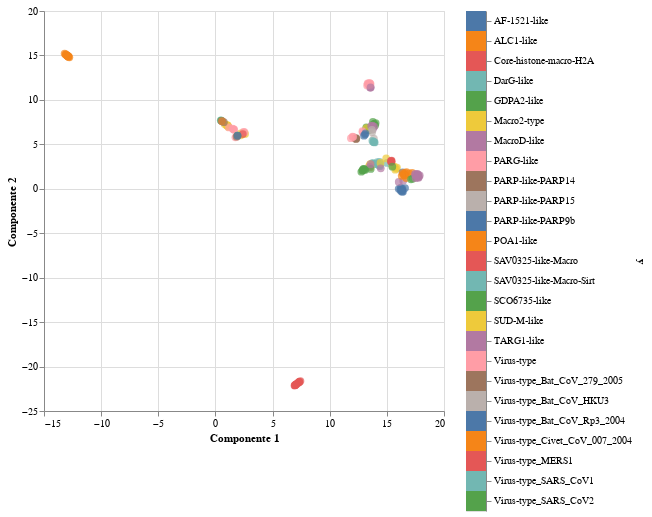

Source (notebook cell):
### Code cell
plot_multidimensional(embs, df["Tipo de Macro"], method="umap")

### Figure 1 — Vega-Lite specification as saved in the notebook (floating-point values rounded to 4 significant figures; data arrays with more than 128 entries replaced by an {"elided": "..."} marker saying what was removed)
{"config": {"view": {"continuousWidth": 400, "continuousHeight": 300}}, "hconcat": [{"mark": {"type": "circle", "size": 60}, "encoding": {"color": {"condition": {"type": "nominal", "field": "y", "legend": null, "selection": "selector005"}, "value": "lightgray"}, "tooltip": {"type": "nominal", "field": "y"}, "x": {"type": "quantitative", "field": "Componente 1"}, "y": {"type": "quantitative", "field": "Componente 2"}}, "height": 400, "selection": {"selector005": {"type": "multi", "fields": ["y"]}, "selector006": {"type": "interval", "bind": "scales", "encodings": ["x", "y"]}}, "width": 400}, {"mark": "rect", "encoding": {"color": {"condition": {"type": "nominal", "field": "y", "legend": null, "selection": "selector005"}, "value": "lightgray"}, "y": {"type": "nominal", "axis": {"orient": "right"}, "field": "y"}}, "selection": {"selector005": {"type": "multi", "fields": ["y"]}}}], "data": {"name": "data-4638300f25c1727a9fe06a1c2dd8302c"}, "$schema": "https://vega.github.io/schema/vega-lite/v4.8.1.json", "datasets": {"data-4638300f25c1727a9fe06a1c2dd8302c": {"elided": "176 records"}}}
